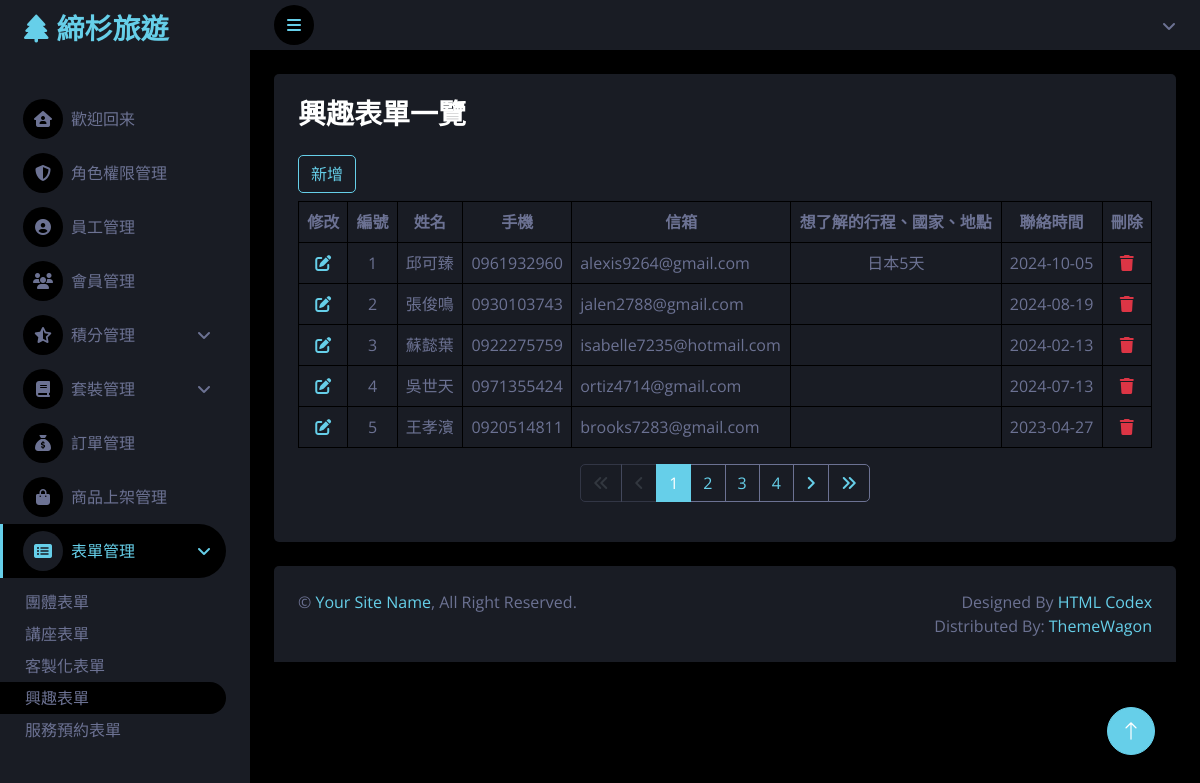
Page /interest_form/interest_list.php on the committed database.
### tables this page shows
CREATE TABLE `interest_list` (
  `sid` int(4) NOT NULL COMMENT '起頭編號',
  `name` varchar(4) NOT NULL COMMENT '姓名',
  `mobile` varchar(15) NOT NULL COMMENT '電話',
  `email` varchar(30) NOT NULL COMMENT '信箱',
  `contect` varchar(200) NOT NULL COMMENT '想了解的行程/國家/地點',
  `calltime` date NOT NULL COMMENT '聯繫時間'
);

### interest_form/interest_list.php (the view, shortened to what this page needs)
<?php
require '../parts/form_pdo-connect.php';
$isAbled = $_SESSION['permission']['form'] == 'view' ? 'disabled' : '';
?>
<?php include '../parts/html-head.php' ?>
<?php include '../parts/spinner.php' ?>
<?php include '../parts/slidebar.php' ?>
<?php include '../parts/navbar.php' ?>
<?php
$page = isset($_GET['page']) ? intval($_GET['page']) : 1;
$perPage = 5;
$t_sql = "SELECT COUNT(1) FROM interest_list";
$t_stmt = $pdo->query($t_sql);
$totalRows = $t_stmt->fetch(PDO::FETCH_NUM)[0];
$totalPages = ceil($totalRows / $perPage);
$sql = sprintf("SELECT * FROM interest_list LIMIT %s, %s", ($page - 1) * $perPage, $perPage);
$rows = $pdo->query($sql)->fetchAll();
?>
<div class="container-fluid pt-4 px-4" id="pills-tabContent">
    <div class="tab-pane fade show active" id="pills-home" role="tabpanel" aria-labelledby="pills-home-tab" tabindex="0">
        <div class="bg-secondary rounded h-100 p-4 ">
            <h3 class="pb-3">興趣表單一覽</h3>
            <button class="btn btn-outline-primary mb-2" type="button" onclick="window.location.href='interest_add.php';" <?= $isAbled?>>新增</button>
            <table class="table table-bordered table-hover">
                <thead>
                    <tr>
                        <th class="text-center">修改</th>
                        <th class="text-center">編號</th>
                        <th class="text-center">姓名</th>
                        <th class="text-center">手機</th>
                        <th class="text-center">信箱</th>
                        <th class="text-center">想了解的行程、國家、地點</th>
                        <th class="text-center">聯絡時間</th>
                        <th class="text-center">刪除</th>
                    </tr>
                </thead>
                <tbody>
                    <?php foreach ($rows as $r) : ?>
                        <tr>
                            <td class="text-center"><a href="interest_edit.php?sid=<?= $r['sid'] ?>" class="<?= $isAbled ?>"><i class="fa-solid fa-pen-to-square"></i></a></td>
                            <td class="text-center"><?= $r['sid'] ?></td>
                            <td class="text-center"><?= $r['name'] ?></td>
                            <td class="text-center"><?= $r['mobile'] ?></td>
                            <td><?= $r['email'] ?></td>
                            <td class="text-center"><?= $r['contect'] ?></td>
                            <td class="text-center"><?= $r['calltime'] ?></td>
                            <td class="text-center"><a href="interest_delete.php?sid=<?= $r['sid'] ?>" class="<?= $isAbled ?>"><i class="fa-solid fa-trash text-danger"></i></a></td>
                        </tr>
                    <?php endforeach ?>
                </tbody>
            </table>
            <nav aria-label="Page navigation example">
                <ul class="pagination justify-content-center">
                    <li class="page-item <?= $page == 1 ? 'disabled' : '' ?> ">
                        <a class="page-link bg-secondary border-light" href="?page=<?= 1 ?>">
                            <i class="fa-solid fa-angles-left"></i>
                        </a>
                    </li>
                    <li class="page-item <?= $page == 1 ? 'disabled' : '' ?>">
                        <a class="page-link bg-secondary border-light" href="?page=<?= $page - 1 ?>">
                            <i class="fa-solid fa-angle-left"></i>
                        </a>
                    </li>
                    <?php for ($i = $page - 3; $i <= $page + 3; $i++) : ?>
                        <?php if ($i >= 1 and $i <= $totalPages) : ?>
                            <li class="page-item <?= $i != $page ?: 'active' ?>">
                                <a class="page-link <?= $i != $page ? 'bg-secondary border-light' : 'active' ?>" href="?page=<?= $i ?>"><?= $i ?></a>
                            </li>
                        <?php endif ?>
                    <?php endfor ?>
                    <li class="page-item <?= $page == $totalPages ? 'disabled' : '' ?>"><a class="page-link bg-secondary border-light" href="?page=<?= $page + 1 ?>"><i class="fa-solid fa-angle-right"></i></a></li>
                    <li class="page-item <?= $page == $totalPages ? 'disabled' : '' ?>"><a class="page-link bg-secondary border-light" href="?page=<?= $totalPages ?>"><i class="fa-solid fa-angles-right"></i></a></li>
                </ul>
            </nav>
        </div>
    </div>
</div>
<?php include '../parts/footer.php' ?>
<?php include '../parts/html-foot.php' ?>

### css/style.css (style rules this page uses)
:root { --primary: rgb(102, 207, 233); --secondary: #191C24; --light: #6C7293; --dark: #000000; }
.btn { transition: .5s; }

### parts/html-head.php (style rules this page uses)
.disabled { pointer-events: none !important; opacity: 0.3 !important; user-select: none; }

### rows in the picture
interest_list: sid "1", name "邱可臻", mobile "0961932960", email "alexis9264@gmail.com", contect "日本5天", calltime "2024-10-05"
interest_list: sid "2", name "張俊鳴", mobile "0930103743", email "jalen2788@gmail.com", calltime "2024-08-19"
interest_list: sid "3", name "蘇懿葉", mobile "0922275759", email "isabelle7235@hotmail.com", calltime "2024-02-13"
interest_list: sid "4", name "吳世天", mobile "0971355424", email "ortiz4714@gmail.com", calltime "2024-07-13"
interest_list: sid "5", name "王孝濱", mobile "0920514811", email "brooks7283@gmail.com", calltime "2023-04-27"
